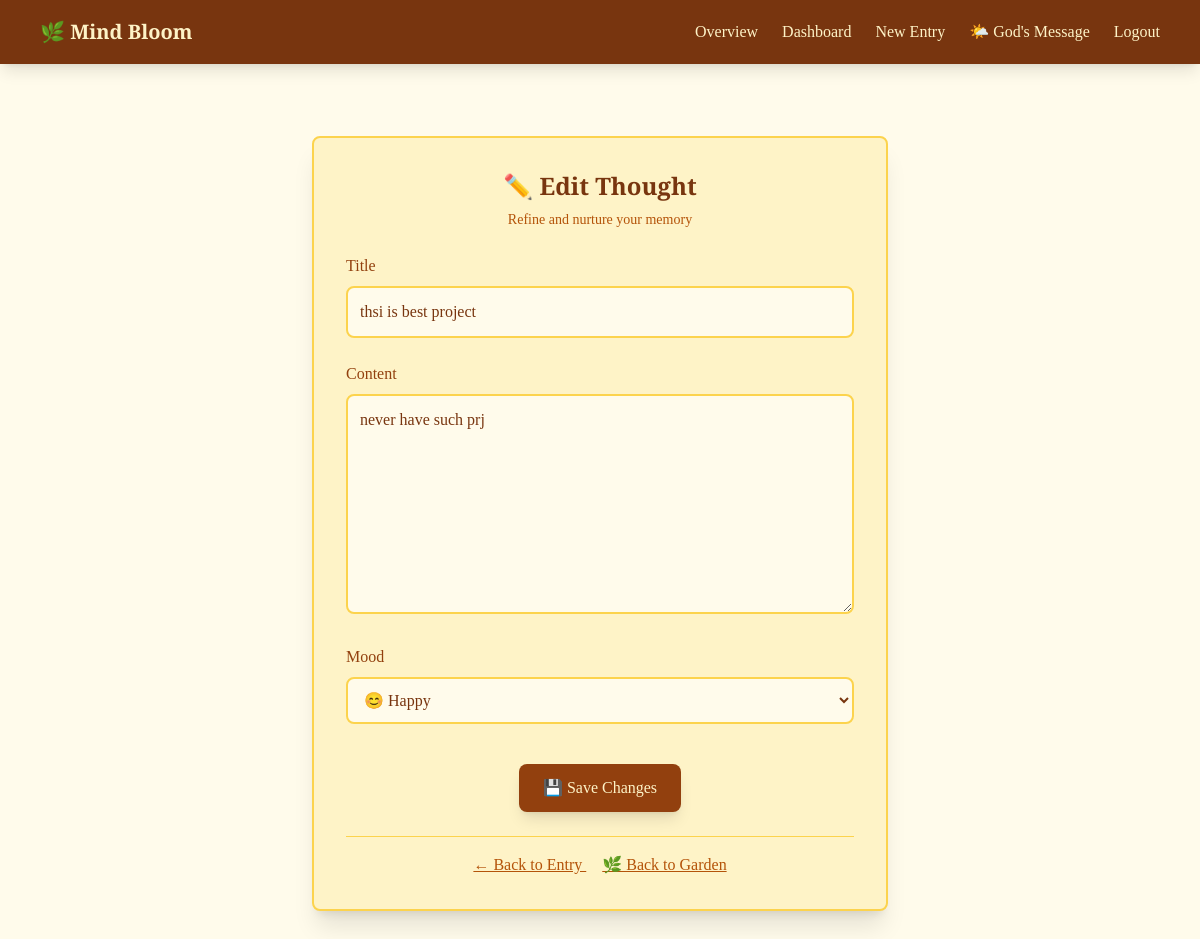
The page /entry/11/edit/ (signed in) on the database its author committed.
### core/models.py (models this page shows, shortened)
class Entry(models.Model):
    MOODS = [
        ('happy', '😊 Happy & Joyful'),
        ('sad', '😢 Sad & Melancholy'),
        ('excited', '🎉 Excited & Energetic'),
        ('calm', '😌 Calm & Peaceful'),
        ('anxious', '😰 Anxious & Worried'),
        ('grateful', '🙏 Grateful & Thankful'),
        ('reflective', '🤔 Reflective & Thoughtful'),
        ('creative', '🎨 Creative & Inspired'),
        ('nostalgic', '💭 Nostalgic & Reminiscent'),
    ]
    user = models.ForeignKey(User, on_delete=models.CASCADE)
    memory_title = models.CharField(max_length=200)
    content = models.TextField()
    created_at = models.DateTimeField(auto_now_add=True)
    last_watered = models.DateTimeField(default=timezone.now)
    is_dead = models.BooleanField(default=False)  # ✅ BooleanField
    mood = models.CharField(max_length=20, choices=MOODS, default='happy')

### core/views.py (the view)
# urls.py: path('entry/<int:entry_id>/edit/', views.edit_entry, name='edit_entry'),
@login_required
def edit_entry(request, entry_id):
    entry = get_object_or_404(Entry, id=entry_id, user=request.user)
    if request.method == 'POST':
        form = EntryForm(request.POST, instance=entry)
        if form.is_valid():
            form.save()
            return redirect('dashboard')
    else:
        form = EntryForm(instance=entry)
    return render(request, 'journal/edit_entry.html', {'form': form, 'entry': entry})

### core/forms.py
class EntryForm(forms.ModelForm):
    class Meta:
        model = Entry
        fields = ['memory_title', 'content', 'mood']
        widgets = {
            'memory_title': forms.Textarea(attrs={
                'rows': 2, 'class': 'resize-none rounded w-full p-2'
            }),
            'content': forms.Textarea(attrs={
                'rows': 6, 'class': 'resize-none rounded w-full p-2'
            }),
            'mood': forms.Select(attrs={
                'class': 'rounded w-full p-2 border border-gray-300'
            }),
        }

### templates/journal/edit_entry.html (shortened to what this page needs)
{% extends "base.html" %}
{% block content %}
<div class="max-w-xl mx-auto mt-10 bg-amber-100 border-2 border-amber-300 rounded-lg shadow-xl p-8">
  <div class="text-center mb-6">
    <h2 class="font-display text-2xl font-semibold text-amber-900 mb-2">✏️ Edit Thought</h2>
    <p class="text-amber-700 text-sm">Refine and nurture your memory</p>
  </div>
  <form method="POST" class="space-y-6">
    <div>
      <label class="block text-amber-800 font-medium mb-2">Title</label>
      <input type="text"
             name="memory_title"
             value="{{ form.memory_title.value|default:'' }}"
             class="w-full border-2 border-amber-300 rounded-lg p-3 bg-amber-50 text-amber-900 focus:border-amber-500 focus:outline-none focus:ring-2 focus:ring-amber-200 transition-all font-serif"
             placeholder="Give your thought a meaningful title">
    </div>
    <div>
      <label class="block text-amber-800 font-medium mb-2">Content</label>
      <textarea name="content"
                rows="8"
                class="w-full border-2 border-amber-300 rounded-lg p-3 bg-amber-50 text-amber-900 focus:border-amber-500 focus:outline-none focus:ring-2 focus:ring-amber-200 transition-all font-serif resize-vertical"
                placeholder="Pour your thoughts onto the page...">{{ form.content.value|default:'' }}</textarea>
    </div>
    <div>
      <label class="block text-amber-800 font-medium mb-2">Mood</label>
      <select name="mood"
              class="w-full border-2 border-amber-300 rounded-lg p-3 bg-amber-50 text-amber-900 focus:border-amber-500 focus:outline-none focus:ring-2 focus:ring-amber-200 transition-all font-serif">
        <option value="happy" {% if form.mood.value == 'happy' %}selected{% endif %}>😊 Happy</option>
      </select>
    </div>
    <div class="text-center pt-4">
      <button type="submit"
              class="bg-amber-800 hover:bg-amber-900 text-amber-100 font-medium px-6 py-3 rounded-lg transition-colors duration-200 shadow-lg hover:shadow-xl font-serif">
        💾 Save Changes
      </button>
    </div>
  </form>
  <div class="mt-6 pt-4 border-t border-amber-300 text-center">
    <a href="{% url 'view_entry' entry.id %}"
       class="text-amber-700 hover:text-amber-900 underline mr-4">
      ← Back to Entry
    </a>
    <a href="{% url 'dashboard' %}"
       class="text-amber-700 hover:text-amber-900 underline">
      🌿 Back to Garden
    </a>
  </div>
</div>
{% endblock %}

### rows shown on the page
Entry: memory_title "thsi is best project", content "never have such prj", mood "😊 Happy"
